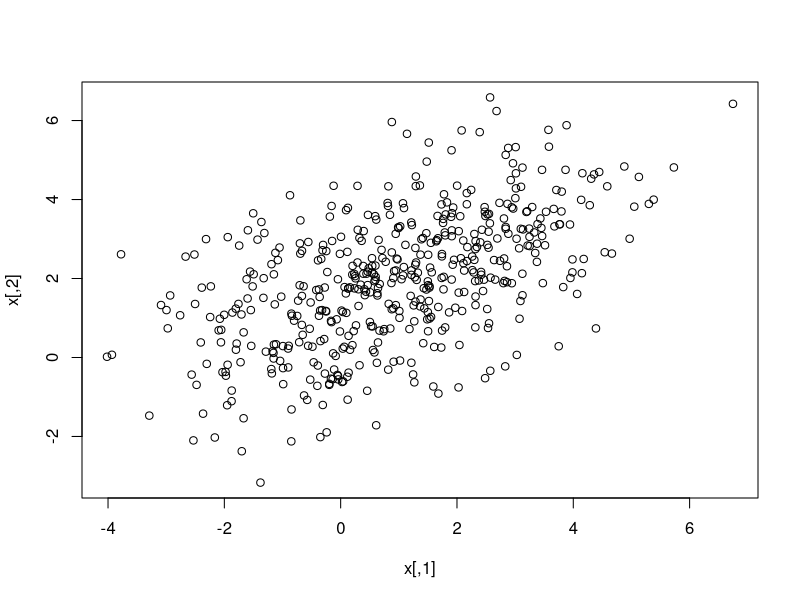

Reproduce this figure in R.
library(mvtnorm)


### Name: Mvnorm
### Title: Multivariate Normal Density and Random Deviates
### Aliases: dmvnorm rmvnorm
### Keywords: distribution multivariate

### ** Examples

dmvnorm(x=c(0,0))
dmvnorm(x=c(0,0), mean=c(1,1))

sigma <- matrix(c(4,2,2,3), ncol=2)
x <- rmvnorm(n=500, mean=c(1,2), sigma=sigma)
colMeans(x)
var(x)

x <- rmvnorm(n=500, mean=c(1,2), sigma=sigma, method="chol")
colMeans(x)
var(x)

plot(x)
